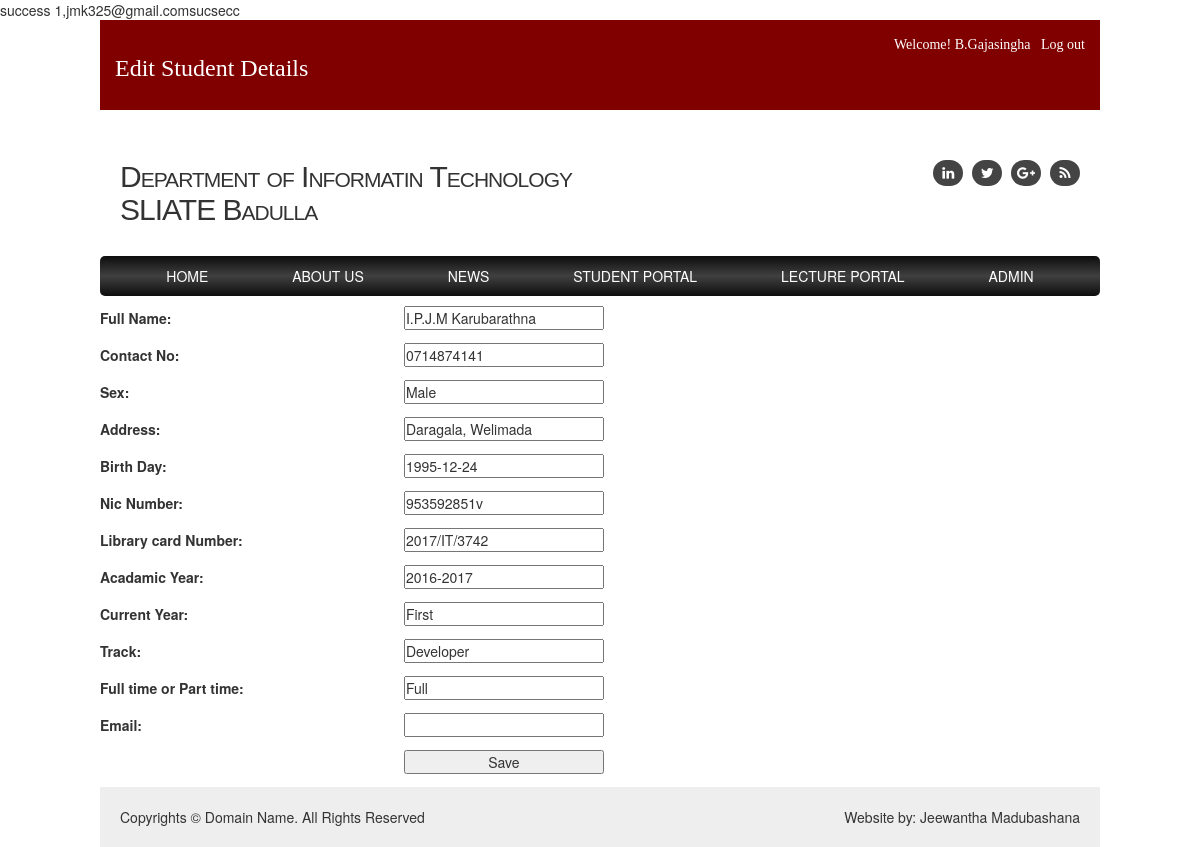
Page /edit-student.php?stud_email=jmk325@gmail.com (signed in) on the committed database.
### tables this page shows
CREATE TABLE `student` (
  `stud_reg_no` varchar(50) NOT NULL,
  `stud_full_name` varchar(50) NOT NULL,
  `stud_contact_no` varchar(50) NOT NULL,
  `stud_sex` varchar(50) NOT NULL,
  `stud_address` varchar(50) NOT NULL,
  `stud_bday` varchar(50) NOT NULL,
  `stud_nic_no` varchar(50) NOT NULL,
  `stud_library_card_no` varchar(50) NOT NULL,
  `acadamic_year` varchar(50) NOT NULL,
  `current_year` varchar(50) NOT NULL,
  `track` varchar(50) DEFAULT NULL,
  `full_part` varchar(50) NOT NULL,
  `stud_email` varchar(50) NOT NULL,
  `stud_password` varchar(50) NOT NULL,
  `stud_is_deleted` tinyint(1) NOT NULL
);

### edit-student.php (the view, shortened to what this page needs)
<?php require_once('inc/connection.php'); ?>
<?php require_once('inc/functions.php');
	$stud_full_name = '';
	$stud_contact_no = '';
	$stud_sex = '';
	$stud_address = '';
	$stud_bday = '';
	$stud_nic_no = '';
	$stud_library_card_no = '';
	$acadamic_year = '';
	$current_year = '';
	$track = '';
	$full_part = '';
		if (isset($_GET['stud_email']))
		 {
		$stud_email = mysqli_real_escape_string($connection, $_GET['stud_email']);
		echo $stud_email;
		$query = "SELECT * FROM student WHERE stud_email LIKE '%{$stud_email}%' ";
		$result_set = mysqli_query($connection, $query);
		if ($result_set)
		{
			if (mysqli_num_rows($result_set) == 1)
			{
				echo "sucsecc";
				$result = mysqli_fetch_assoc($result_set);
				$stud_full_name = $result['stud_full_name'];
				$stud_contact_no = $result['stud_contact_no'];
				$stud_sex = $result['stud_sex'];
				$stud_address = $result['stud_address'];
				$stud_bday = $result['stud_bday'];
				$stud_nic_no = $result['stud_nic_no'];
				$stud_library_card_no = $result['stud_library_card_no'];
				$acadamic_year = $result['acadamic_year'];
				$current_year = $result['current_year'];
				$track = $result['track'];
				$full_part = $result['full_part'];
			}
			else
			{
				header('Location: student-details.php?err=user_not_found');
			}
		}
		else
		{
			header('Location: student-details.php?err=query_failed');
		}
	}
	?>
<!DOCTYPE html>
<html>
<head>
	<link rel="stylesheet" type="text/css" href="css/main.css">
	<link rel="stylesheet" href="https://maxcdn.bootstrapcdn.com/font-awesome/4.6.1/css/font-awesome.min.css">
	<link rel="stylesheet" href="bootstrap/css/bootstrap.min.css">
</head>
<body>
	<div class="wrapper">
		<div class="top-bar clearfix">
			<div class="top-bar-links">
					<h3>Edit Student Details</h3>
		 	</div>
		 	<div class="loggedin">Welcome! <?php echo $_SESSION['admin_full_name'] ; ?> &nbsp <a href="logout-lecture.php"> Log out</a>
		 	</div>
		</div>
		<header class="clearfix">
			<div class="logo">
				<h1>Department of Informatin Technology <br>SLIATE Badulla</h1>
			</div>
			<div class="socialmedia">
				<ul>
					<li><a href="#"><i class="fa fa-linkedin fa-fw" aria-hidden="true"></i></a></li>
					<li><a href="#"><i class="fa fa-twitter fa-fw" aria-hidden="true"></i></a></li>
					<li><a href="#"><i class="fa fa-google-plus fa-fw" aria-hidden="true"></i></a></li>
					<li><a href="#"><i class="fa fa-rss fa-fw" aria-hidden="true"></i></a></li>
				</ul>
			</div>
			</header>
			<div class="jmk">
			<nav>
			<ul>
				<li><a href="index.php">Home</a></li>
				<li><a href="about-us.php">About Us</a></li>
				<li><a href="news.php">News</a></li>
				<li><a href="student-portal.php">Student Portal</a></li>
				<li><a href="lecture-portal.php">Lecture Portal </a></li>
				<li><a href="admin-portal.php">Admin</a></li>
			</ul>
			</nav>
		<div class="intro">
			<form action="edit-student.php" method="post" class="userform">
			<p>
				<label for="">Full Name:</label>
				<input type="text" name="stud_full_name" <?php echo 'value="' . $stud_full_name . '"'; ?>>
			</p>
			<p>
				<label for="">Contact No:</label>
				<input type="text" name="stud_contact_no" <?php echo 'value="' . $stud_contact_no . '"'; ?>>
			</p>
			<p>
				<label for="">Sex:</label>
				<input type="text" name="stud_sex" <?php echo 'value="' . $stud_sex . '"'; ?>>
			</p>
			<p>
				<label for="">Address:</label>
				<input type="text" name="stud_address" <?php echo 'value="' . $stud_address . '"'; ?>>
			</p>
			<p>
				<label for="">Birth Day:</label>
				<input type="text" name="stud_bday" <?php echo 'value="' . $stud_bday . '"'; ?>>
			</p>
			<p>
				<label for="">Nic Number:</label>
				<input type="text" name="stud_nic_no" <?php echo 'value="' . $stud_nic_no . '"'; ?>>
			</p>
			<p>
				<label for="">Library card Number:</label>
				<input type="text" name="stud_library_card_no" <?php echo 'value="' . $stud_library_card_no . '"'; ?>>
			</p>
			<p>
				<label for="">Acadamic Year:</label>
				<input type="text" name="acadamic_year" <?php echo 'value="' . $acadamic_year . '"'; ?>>
			</p>
			<p>
				<label for="">Current Year:</label>
				<input type="text" name="current_year" <?php echo 'value="' . $current_year . '"'; ?>>
			</p>
			<p>
				<label for="">Track:</label>
				<input type="text" name="track" <?php echo 'value="' . $track . '"'; ?>>
			</p>
			<p>
				<label for="">Full time or Part time:</label>
				<input type="text" name="full_part" <?php echo 'value="' . $full_part . '"'; ?>>
			</p>
			<p>
				<label for="">Email:</label>
				<input type="text" name="stud_email" >
			</p>
			<p>
				<label for="">&nbsp</label>
				<button type="submit" name="submit">Save</button>
			</p>
		</form>
		</div >
		<div class="copyrights">
			<div class="left">
				Copyrights &copy; Domain Name. All Rights Reserved
			</div>
			<div class="right">
				Website by: Jeewantha Madubashana
			</div>
		</div>
	</div>
 </body>
</html>

### css/main.css (style rules this page uses)
* { margin: 0; padding: 0; }
a { text-decoration: none; }
.clearfix { overflow: auto }
.wrapper { margin: 0 auto; width: 1000px; }
.top-bar { width: 1000px; background: maroon; height: 90px; }
.top-bar-links { float: left; margin: 15px 5px 15px 15px; font-family: georgia; color: white; text-decoration: none; }
.loggedin { float: right; margin: 15px 15px 10px 20px; font-family: georgia; color: white; text-decoration: none; }
.loggedin a { color: white; }
header .logo { margin-top: 30px; margin-left: 20px; float: left }
header .logo h1 { font-size: 30px; font-weight: normal; letter-spacing: -1px; font-variant: small-caps; font-family: arial; }
header .socialmedia { float: right; margin-top: 50px; margin-right: 20px; }
header .socialmedia ul { list-style: none }
header .socialmedia ul li { display: inline }
header .socialmedia ul li a { margin-left: 5px; padding: 6px; background: #444; color: #fff; display: inline-block; border-radius: 20px; }
nav { margin-top: 20px; background: #000; background: linear-gradient(#0d0d0d, #404040, #0d0d0d); text-align: center; border-radius: 5px; }
nav ul { list-style: none; }
nav ul li { display: inline; }
nav ul li a { color: #fff; text-transform: uppercase; margin: 10px 40px 10px 40px; display: inline-block; }
div.copyrights { width: 1000px; background: #eee; float: left; }
div.left { float: left; margin: 20px; }
div.right { float: right; margin: 20px; }
form.userform label { width: 30%; }
form.userform input { width: 20%; }
form.userform button { width: 200px; }

### rows in the picture
student: stud_full_name "I.P.J.M Karubarathna", stud_contact_no "0714874141", stud_sex "Male", stud_address "Daragala, Welimada", stud_bday "1995-12-24", stud_nic_no "953592851v", stud_library_card_no "2017/IT/3742", acadamic_year "2016-2017", current_year "First", track "Developer", full_part "Full"

### other values in the picture
$stud_email "jmk325@gmail.com"
$_SESSION['admin_full_name'] "B.Gajasingha"
